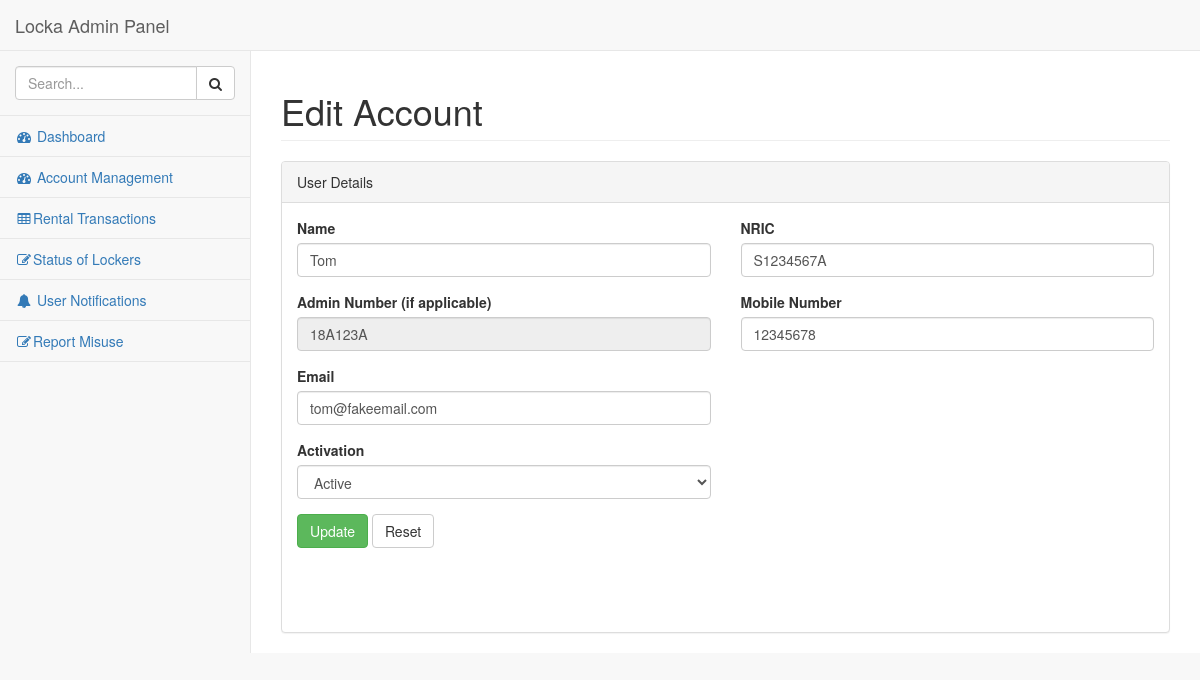
The page /UpdateAccount/GetAccountDetails/18A123A on the database as committed earlier.
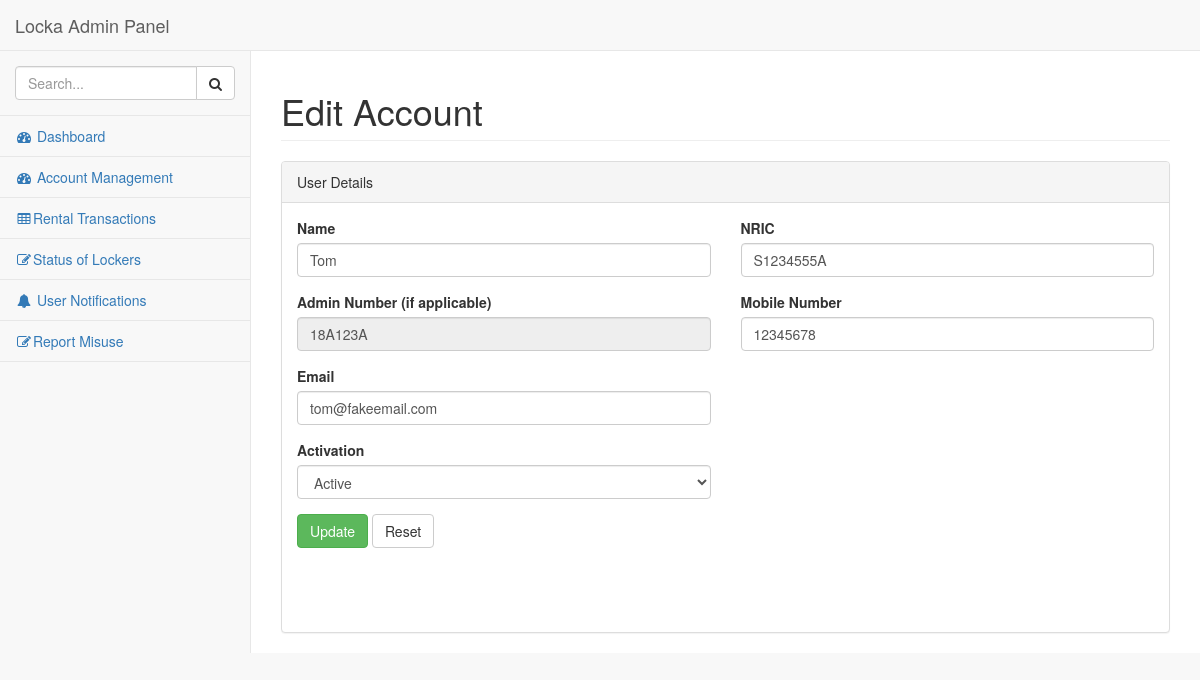
The same page on the database as committed later.
### tables this page shows
CREATE TABLE IF NOT EXISTS `tbl_users` (
  `ID` int(11) NOT NULL AUTO_INCREMENT,
  `Username` varchar(12) NOT NULL,
  `NRIC` varchar(45) NOT NULL,
  `Display_Name` varchar(45) NOT NULL,
  `Email` varchar(255) NOT NULL,
  `Mobile_No` varchar(8) NOT NULL,
  `Password` varchar(512) NOT NULL,
  `Create_Time` timestamp NULL DEFAULT CURRENT_TIMESTAMP,
  `Points` int(11) NOT NULL DEFAULT '0',
  `Is_Active` tinyint(4) NOT NULL DEFAULT '1',
  `Is_Admin` tinyint(4) NOT NULL DEFAULT '0',
  PRIMARY KEY (`ID`),
  UNIQUE KEY `Username_UNIQUE` (`Username`)
);

### application/controllers/UpdateAccount.php (called while the page is built, shortened)
<?php
	class UpdateAccount extends CI_Controller {
		public function __construct()
		{
			$this->load->model('AdminModel');
			$this->load->library('form_validation');
		}
		public function GetAccountDetails($username)
		{
			$data['Userdata'] = $this->AdminModel->get_user_record($username);
			$this->form_validation->set_rules('username', 'Username', 'required');
			$this->form_validation->set_rules('name', 'Name' ,'required');
			$this->form_validation->set_rules('email', 'Email', 'required');
			$this->form_validation->set_rules('nric', 'Nric', 'required');
			$this->form_validation->set_rules('mobile', 'MobileNumber', 'required');
			if ($this->form_validation->run() == FALSE)
			{
				$this->load->view('Admin/EditAccount', $data);
			}
		}
	}
?>

### index.php (called while the page is built, shortened)
<?php
require_once BASEPATH.'core/CodeIgniter.php';

### application/models/AdminModel.php (called while the page is built, shortened)
<?php
	class AdminModel extends CI_Model
	{
		function get_user_record($Username)
		{
			$this->db->select('*');
			$this->db->from('tbl_users');
			$this->db->where('Username', $Username);
			$query = $this->db->get();
			if($query->num_rows() == 1)
			{
				$row = $query->row();
				$data = array(
						'Username' => $row->Username,
						'Display_Name' => $row->Display_Name,
						'NRIC' => $row->NRIC,
						'Mobile_No' => $row->Mobile_No,
						'Points' => $row->Points,
						'Is_Active' => $row->Is_Active,
						'Email' => $row->Email
						);
			}
			return $data;
		}
	}
?>

### application/views/Admin/EditAccount.php (the view, shortened to what the changed rows need)
<!DOCTYPE html>
<html lang="en">
<head>
    <link href="<?=base_url()?>assets/admin-bs/vendor/bootstrap/css/bootstrap.min.css" rel="stylesheet">
    <link href="<?=base_url()?>assets/admin-bs/vendor/metisMenu/metisMenu.min.css" rel="stylesheet">
    <link href="<?=base_url()?>assets/admin-bs/vendor/datatables-plugins/dataTables.bootstrap.css" rel="stylesheet">
    <link href="<?=base_url()?>assets/admin-bs/vendor/datatables-responsive/dataTables.responsive.css" rel="stylesheet">
    <link href="<?=base_url()?>assets/admin-bs/dist/css/sb-admin-2.css" rel="stylesheet">
    <link href="<?=base_url()?>assets/admin-bs/vendor/font-awesome/css/font-awesome.min.css" rel="stylesheet" type="text/css">
</head>
<body>
    <div id="wrapper">
        <div id="page-wrapper">
            <div class="row">
                <div class="col-lg-12">
                    <h1 class="page-header">Edit Account</h1>
                </div>
            </div>
            <div class="row">
                <div class="col-lg-12">
                    <div class="panel panel-default">
                        <div class="panel-body">
							<form role="form" method="post">
								<div class="row">
									<div class="col-lg-6">
										<div class="form-group">
										<label>Name</label>
										<input name="name" id="name" class="form-control" value="<?php echo $Userdata['Display_Name']; ?>" type="text">
										</div>
										<div class="form-group">
										<label>Admin Number (if applicable)</label>
											<input name="username" class="form-control" value="<?php echo $Userdata['Username']; ?>" type="text" readonly>
										</div>
										<div class="form-group">
										<label>Email</label>
											<input name="email" class="form-control" value="<?php echo $Userdata['Email']; ?>" type="email">
										</div>
									</div>
									<div class="col-lg-6">
										<div class="form-group">
											<label>NRIC</label>
											<input name="nric" class="form-control" value="<?php echo $Userdata['NRIC'] ?>" type="text" >
										</div>
										<div class="form-group">
											<label>Mobile Number</label>
											<input name="mobile" class="form-control" value="<?php echo $Userdata['Mobile_No'] ?>" type="text">
										</div>
									</div>
								</div>
							</form>
                        </div>
                    </div>
                </div>
            </div>
        </div>
    </div>
</body>
</html>

Rows that differ between the two databases and show on the page:
changed tbl_users "Tom": nric "S1234567A" → "S1234555A"
